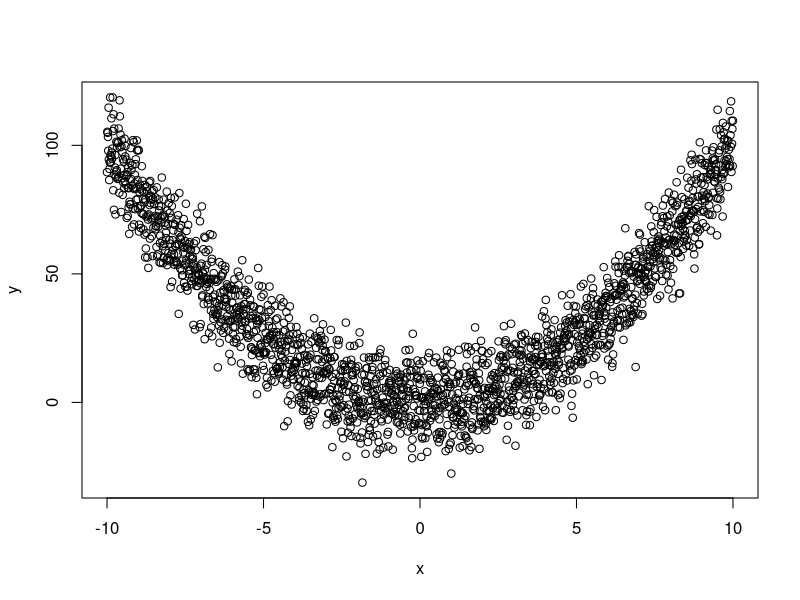
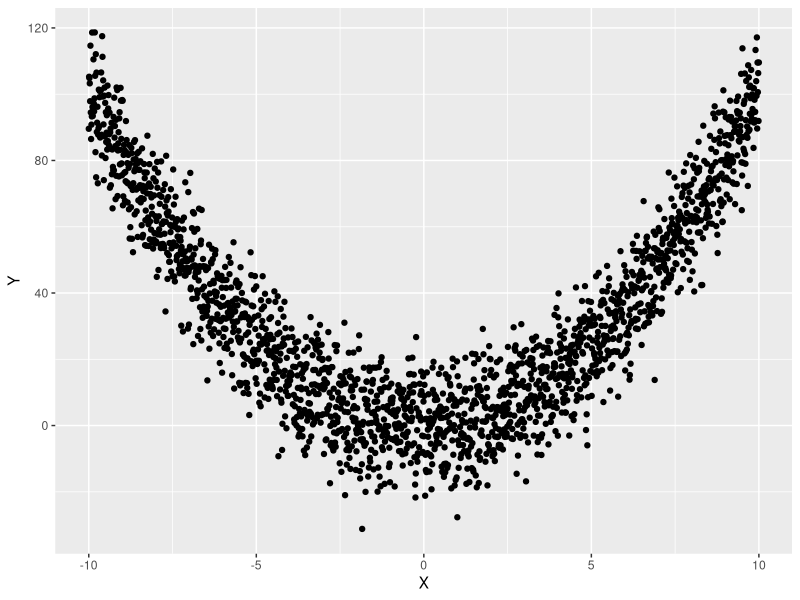
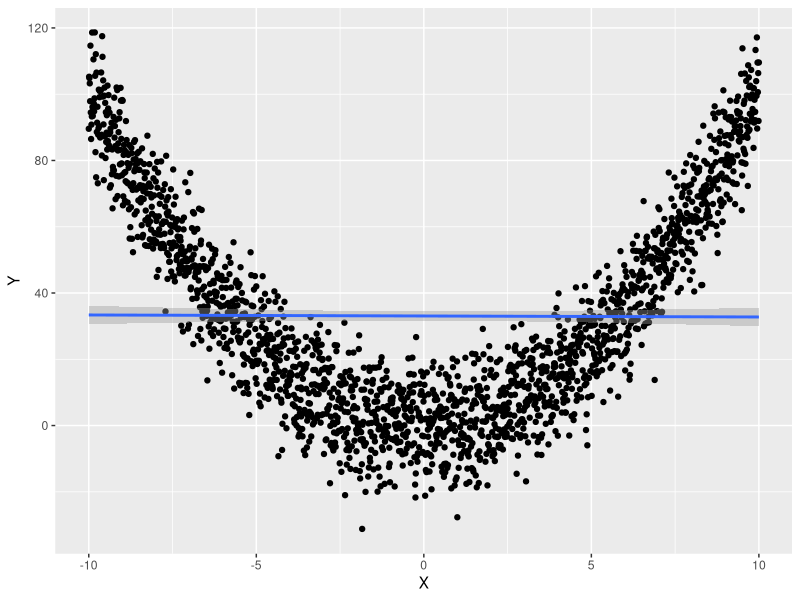
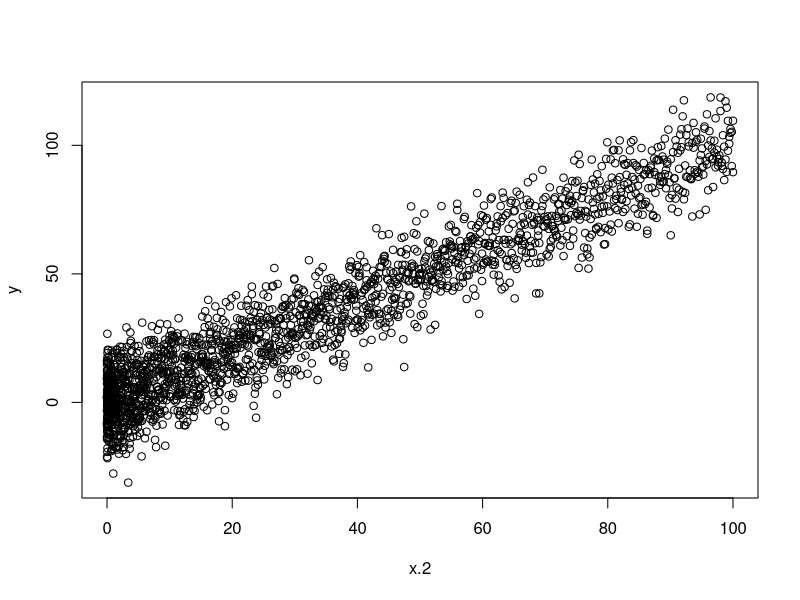
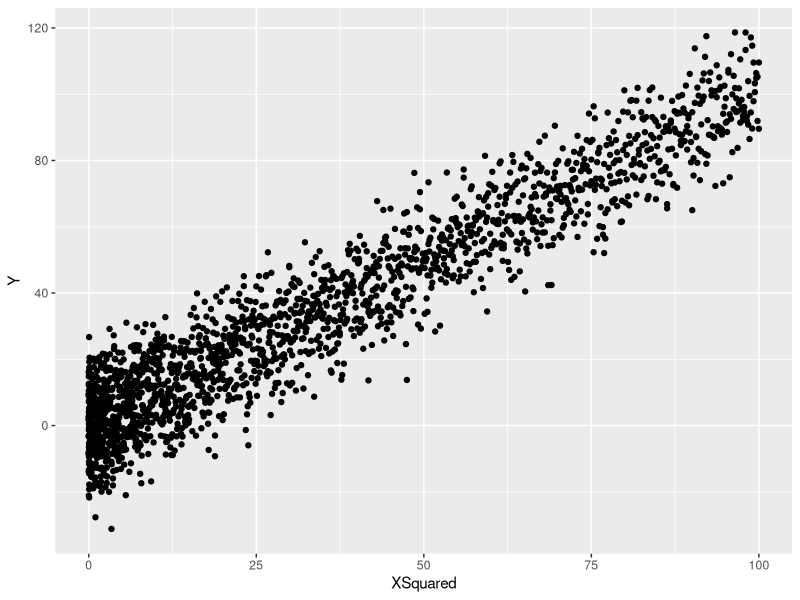
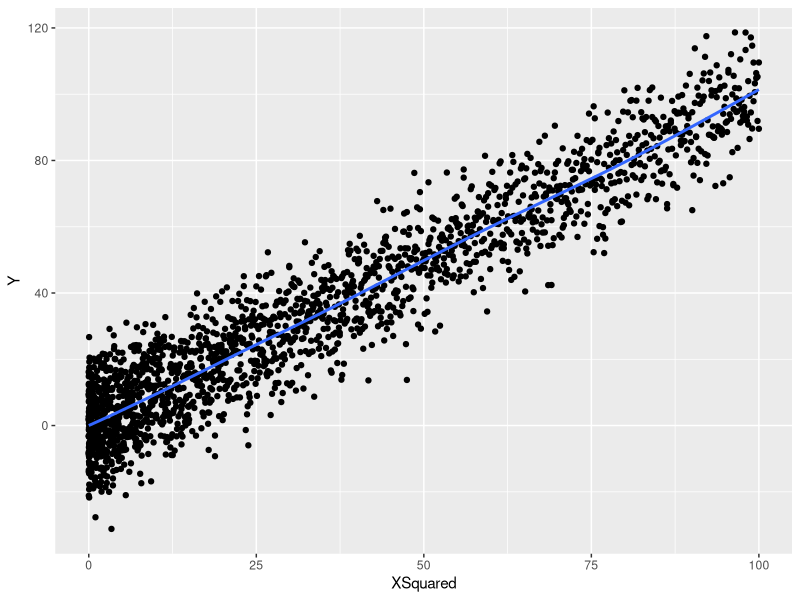
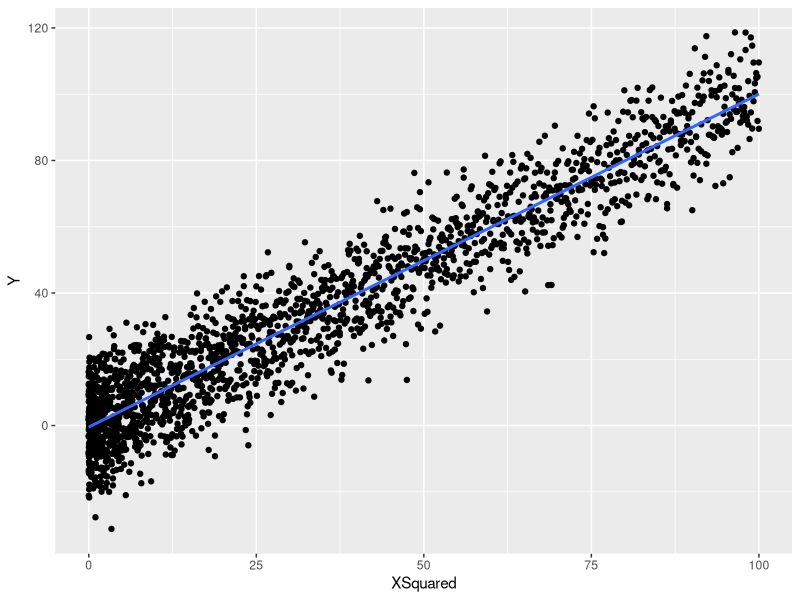

These figures' R source, in order:
# script to play with regression.
# borrows from flow of chapter 6 of 'machine learning for hackers'

# clear memory
rm(list=ls())

# let's make us some fake data.

## x
x <- seq(-10, 10, by = 0.01)
## y
y <- x ^ 2 + rnorm(length(x), 0, 10)

# plot it
plot(x,y)
# make it fancy
library(ggplot2)
ggplot(data.frame(X = x, Y = y), aes(x = X, y = Y)) +
  geom_point()
# even fancier, please
ggplot(data.frame(X = x, Y = y), aes(x = X, y = Y)) +
  geom_point() + geom_smooth(method = "lm")
  geom_smooth(se = FALSE)

# define a variable for x^2
x.2 <- x ^ 2

# plot y against it.
plot(x.2,y)
# make it fancier
ggplot(data.frame(XSquared = x.2, Y = y), aes(x = XSquared, y = Y)) +
  geom_point() 
# now makeit fancy with a smooth cuve
ggplot(data.frame(XSquared = x.2, Y = y), aes(x = XSquared, y = Y)) +
  geom_point() +
  geom_smooth(se = FALSE)
# now make it fancy with a smooth curve learned from lm
ggplot(data.frame(XSquared = x.2, Y = y), aes(x = XSquared, y = Y)) +
  geom_point() +
  geom_smooth(method = 'lm', se = FALSE)


# NOW LET'S START US SOME MODELING:

# fit to x^1
lm.out<-lm(y~x)
lm.out$coefficients

# what there are 2 coeffs? yes there's constant by default. 
# we can make it explicit too:
lm.out<-lm(y~1+x)
lm.out$coefficients

# what of polynom?
lm.out<-lm(y~x.2)
lm.out$coefficients

# whoa, what of both?
lm.out<-lm(y~x.2+x)
lm.out$coefficients

# convince yourself this makes sense.

## MODEL SIN CURVE
x <- seq(0, 1, by = 0.01)
y <- sin(2 * pi * x) + rnorm(length(x), 0, 0.1)

# let's use data frames to make the whole of the polynomial:
df <- data.frame(X = x, Y = y)
df <- transform(df, X2 = X ^ 2)
df <- transform(df, X3 = X ^ 3)
df <- transform(df, X4 = X ^ 4)
df <- transform(df, X5 = X ^ 5)
df <- transform(df, X6 = X ^ 6)
df <- transform(df, X7 = X ^ 7)
df <- transform(df, X8 = X ^ 8)
df <- transform(df, X9 = X ^ 9)
df <- transform(df, X10 = X ^ 10)
df <- transform(df, X11 = X ^ 11)
df <- transform(df, X12 = X ^ 12)
df <- transform(df, X13 = X ^ 13)
df <- transform(df, X14 = X ^ 14)
df <- transform(df, X15 = X ^ 15)

# fit to little polynomial
lilpoly <- lm(Y ~ X + X2 + X3, data = df)

# fit to big polynomial
bigpoly <- lm(
    Y ~
      X + X2 + X3 + X4 + X5 + X6 + X7 + X8 + X9 + X10 + X11 + X12 + X13 + X14,
  data = df)

# use "poly" to get orthogonal polynomials
summary(lm(Y ~ poly(X, degree = 14,raw=T), data = df))